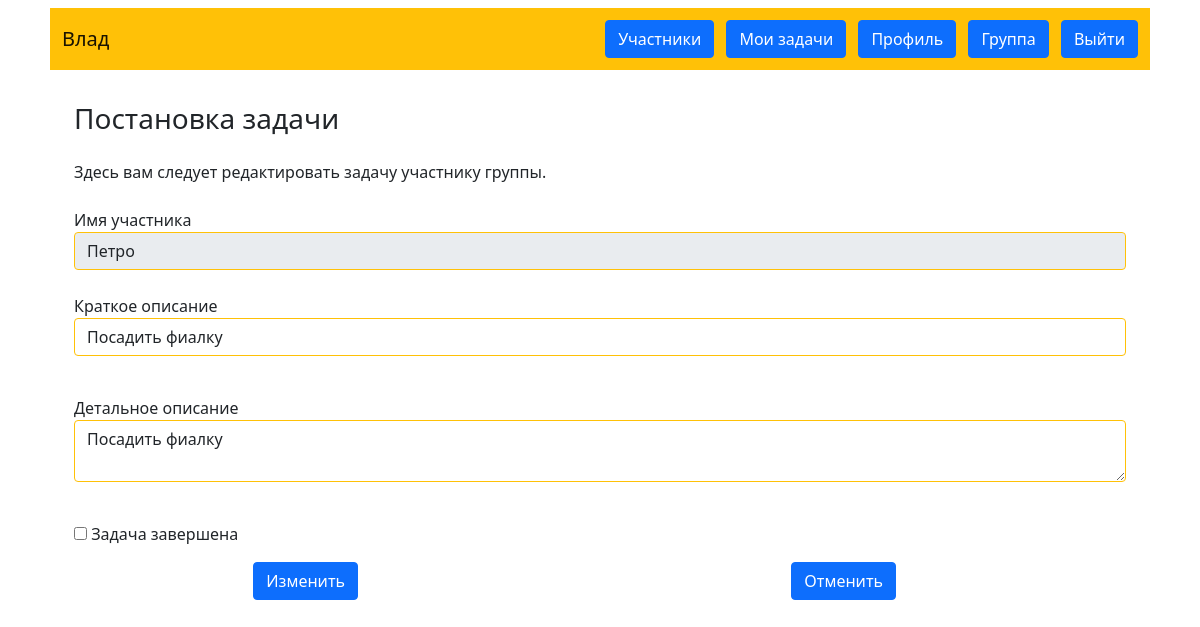
The app's page /edit_task/3 (signed in) with its own data.
### data/users.py (models this page shows, shortened)
class User(SqlAlchemyBase, UserMixin, SerializerMixin):
    __tablename__ = 'Users'
    id = sqlalchemy.Column(sqlalchemy.Integer,
                           primary_key=True, autoincrement=True)
    login = sqlalchemy.Column(sqlalchemy.String, unique=True, nullable=False)
    group = sqlalchemy.Column(sqlalchemy.Integer,
                              sqlalchemy.ForeignKey("Groups.id"))
    email = sqlalchemy.Column(sqlalchemy.String,
                              index=True, unique=True, nullable=False)
    password = sqlalchemy.Column(sqlalchemy.String, nullable=True)

class Task(SqlAlchemyBase, UserMixin, SerializerMixin):
    __tablename__ = 'Tasks'
    id = sqlalchemy.Column(sqlalchemy.Integer,
                           primary_key=True, autoincrement=True)
    user_id = sqlalchemy.Column(sqlalchemy.Integer,
                                sqlalchemy.ForeignKey("Users.id"))
    author_id = sqlalchemy.Column(sqlalchemy.Integer,
                                  sqlalchemy.ForeignKey("Users.id"))
    group_id = sqlalchemy.Column(sqlalchemy.Integer,
                                 sqlalchemy.ForeignKey("Groups.id"))
    short_task = sqlalchemy.Column(sqlalchemy.String, nullable=False)
    detail_task = sqlalchemy.Column(sqlalchemy.String, unique=False)
    completed = sqlalchemy.Column(sqlalchemy.Boolean)

### main.py (the view)
@app.route('/edit_task/<id>', methods=['GET', 'POST'])
@login_required
def edit_task(id):
    form = TaskForm()
    db_sess = db_session.create_session()
    task = db_sess.query(Task).get(id)
    if form.validate_on_submit():
        task.short_task = form.short_task.data
        task.detail_task = form.detail_task.data
        task.completed = form.completed.data
        db_sess.commit()
        return redirect(f'/edit_task/{id}')
    user = db_sess.query(User).get(task.user_id)
    group = db_sess.query(Group).get(current_user.group)
    admin = db_sess.query(User).get(group.group_admin)
    is_admin = False
    if current_user.id == admin.id:
        is_admin = True
    form.login.data = user.login
    form.short_task.data = task.short_task
    form.detail_task.data = task.detail_task
    form.completed.data = task.completed
    form.submit.label.text = 'Изменить'
    return render_template('edit_task.html', title='Изменение задачи', form=form, is_admin=is_admin)

### form/user.py
class TaskForm(FlaskForm):
    login = StringField('Имя участника', render_kw={'readonly': True}, validators=[DataRequired()])
    short_task = StringField('Краткое описание', validators=[DataRequired()])
    detail_task = TextAreaField('Детальное описание', validators=[DataRequired()])
    completed = BooleanField('Задача завершена')
    submit = SubmitField('Создать')
    cancel = SubmitField('Отменить')

### data/db_session.py (called while the page is built)
def create_session() -> Session:
    global __factory
    return __factory()

### main.py (called while the page is built)
@login_manager.user_loader
def load_user(user_id):
    db_sess = db_session.create_session()
    return db_sess.query(User).get(user_id)

### templates/edit_task.html (shortened to what this page needs)
{% extends "base.html" %}
{% block content %}
<h3>Постановка задачи</h3>
<p class="my-3 my-md-4">Здесь вам следует редактировать задачу участнику группы.</p>
<form action="" method="post" novalidate>
    <div>
        {{ form.login.label }}<br>
        {{ form.login(class="form-control border border-warning", type="email") }}<br>
    </div>
    <p>
        {{ form.short_task.label }}<br>
        {{ form.short_task(class="form-control border border-warning") }}<br>
    </p>
     <p>
        {{ form.detail_task.label }}<br>
        {{ form.detail_task(class="form-control border border-warning") }}<br>
    </p>
    <p>{{ form.completed() }} {{ form.completed.label }}</p>
     <div class="m4 row justify-content-around">
         {% if is_admin: %}
            <div class="col-2">{{ form.submit(type="submit", class="btn btn-primary") }}</div>
         {% endif %}
         <div class="col-2"><a class="btn btn-primary" id="cancel" href="/">Отменить</a></div>
    </div>
</form>
{% endblock %}

### templates/base.html (shortened to what this page needs)
<!doctype html>
<html lang="ru" xmlns="http://www.w3.org/1999/html">
<head>
    <link href="https://cdn.jsdelivr.net/npm/bootstrap@5.1.3/dist/css/bootstrap.min.css" rel="stylesheet"
>
</head>
<body>
<header class="container">
    <nav class="m-2 p-2 navbar navbar-light bg-warning">
        <div><a class="m-1 navbar-brand" href="/index">{{ current_user.login }}</a></div>
        {% if current_user.is_authenticated %}
        <div>
            <a class="m-1 btn btn-primary " href="/members/{{ current_user.group }}">Участники</a>
            <a class="m-1 btn btn-primary " href="/my_tasks">Мои задачи</a>
            <a class="m-1 btn btn-primary " href="/profile">Профиль</a>
            <a class="m-1 btn btn-primary" href="/my_groups">Группа</a>
            <a class="m-1 btn btn-primary" href="/logout">Выйти</a></div>
        {% else %}
        <div>
            <a class="m-1 btn btn-primary " href="/register">Зарегистрироваться</a>
            <a class="m-1 btn btn-success" href="/login">Войти</a>
        </div>
        {% endif %}
    </nav>
</header>
<main role="main" class="container">
    <div class="p-3 m-3">
        {% block content %}{% endblock %}
    </div>
</main>
</body>
</html>

### records on screen
User: login "Влад"
User: login "Петро"
Task: short_task "Посадить фиалку", detail_task "Посадить фиалку"
